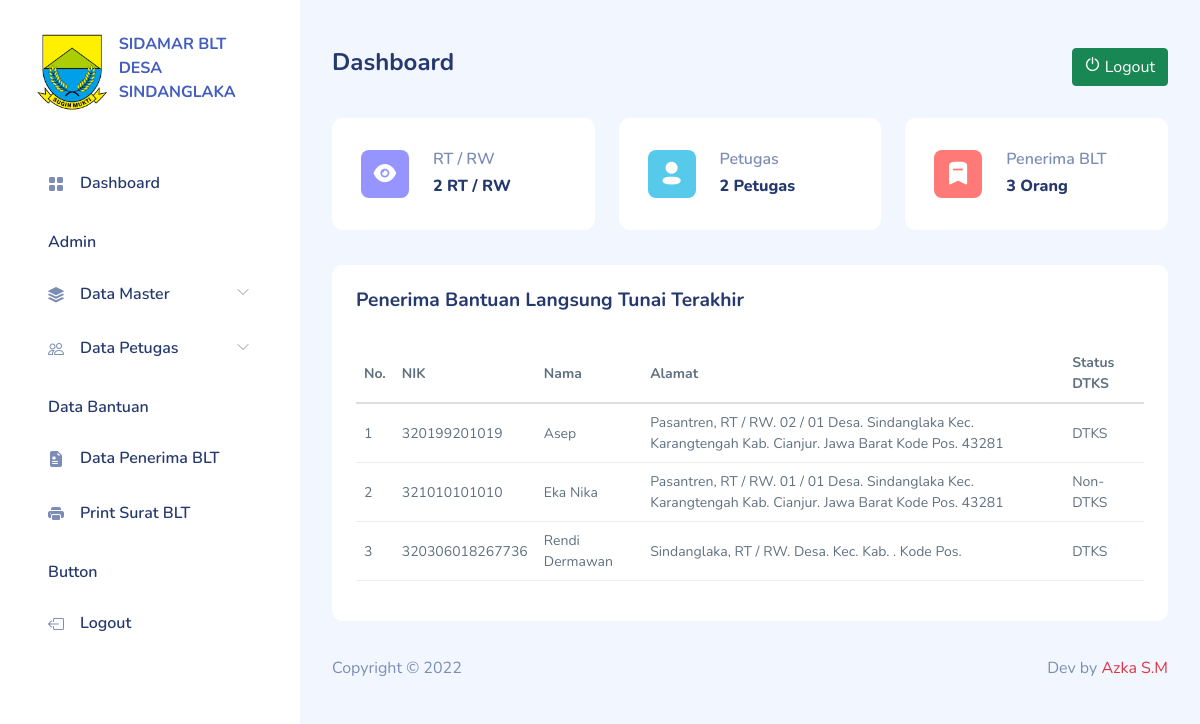
The page /dashboard.php (signed in) on the database as committed earlier.
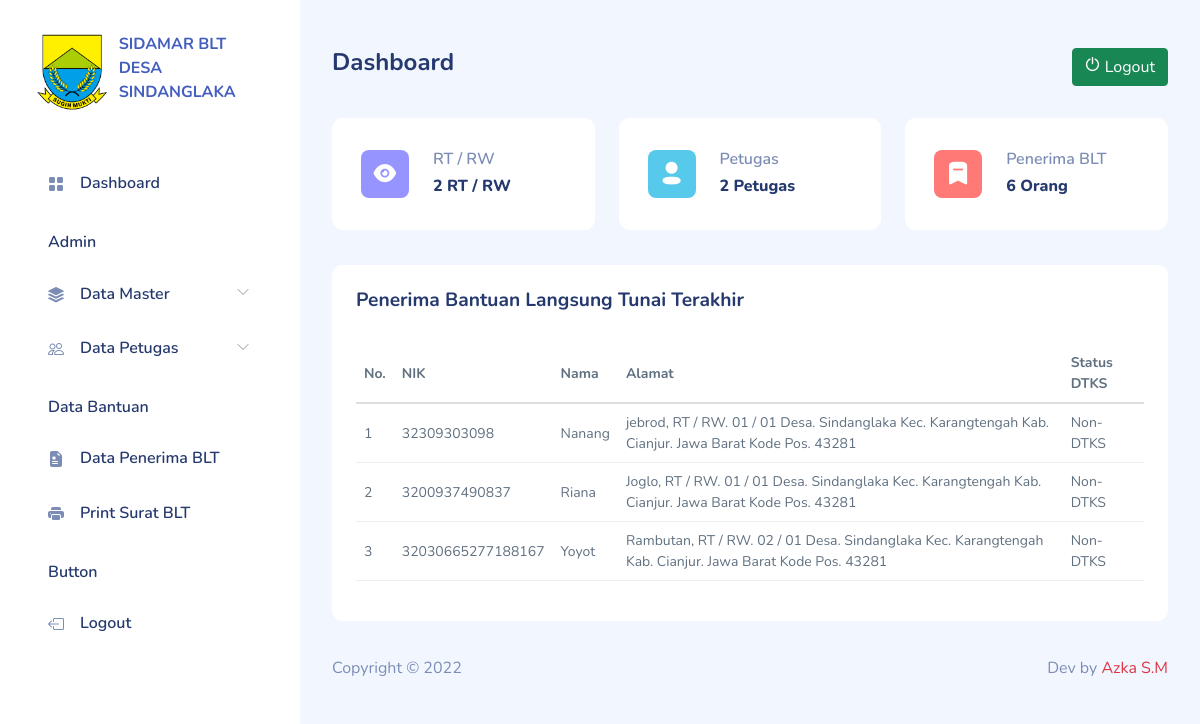
The same page on the database as committed later.
### tables this page shows
CREATE TABLE `data_blt_penerima` (
  `id_blt` int(11) NOT NULL,
  `nama_lengkap` varchar(255) NOT NULL,
  `no_kk` varchar(1000) NOT NULL,
  `no_nik` varchar(1000) NOT NULL,
  `jalan` varchar(200) NOT NULL,
  `rtrw` varchar(200) NOT NULL,
  `desa` varchar(200) NOT NULL,
  `kecamatan` varchar(200) NOT NULL,
  `kabupaten` varchar(200) NOT NULL,
  `provinsi` varchar(200) NOT NULL,
  `kode_pos` varchar(200) NOT NULL,
  `pekerjaan` varchar(255) NOT NULL,
  `nama_ibu` varchar(255) NOT NULL,
  `status_dtks` int(11) NOT NULL,
  `periode` varchar(255) NOT NULL,
  `date_created` date NOT NULL,
  `is_active` int(11) NOT NULL
);

### functions.php (called while the page is built, shortened)
<?php
$conn = mysqli_connect("localhost", "root", "", "db_sdlk_blt");
function query($query)
{
    global $conn;
    $result = mysqli_query($conn, $query);
    $rows = [];
    while ($row = mysqli_fetch_assoc($result)) {
        $rows[] = $row;
    }
    return $rows;
}

### dashboard.php (the view, shortened to what the changed rows need)
<?php
require "functions.php";
$blt = query("SELECT * FROM data_blt_penerima");
$penerima_blt = query("SELECT * FROM data_blt_penerima ORDER BY id_blt DESC LIMIT 3");
$total_blt = count($blt);
include "template_header.php";
?>
<div id="main">
    <div class="page-content">
        <section class="row">
            <div class="col-12 col-lg-12">
                <div class="row">
                    <div class="col-6 col-lg-4 col-md-6">
                        <div class="card">
                            <div class="card-body px-3 py-4-5">
                                <div class="row">
                                    <div class="col-md-8">
                                        <h6 class="text-muted font-semibold">Penerima BLT</h6>
                                        <h6 class="font-extrabold mb-0"><?= $total_blt; ?> Orang</h6>
                                    </div>
                                </div>
                            </div>
                        </div>
                    </div>
                </div>
                <div class="row">
                    <div class="col-12">
                        <div class="card">
                            <div class="card-body">
                                <table class="table small">
                                    <thead>
                                        <tr>
                                            <th>No.</th>
                                            <th>NIK</th>
                                            <th>Nama</th>
                                            <th>Alamat</th>
                                            <th>Status DTKS</th>
                                        </tr>
                                    </thead>
                                    <tbody>
                                        <?php $i = 1; ?>
                                        <?php foreach ($penerima_blt as $b) : ?>
                                            <tr>
                                                <td><?= $i; ?></td>
                                                <td><?= $b["no_nik"]; ?></td>
                                                <td><?= $b["nama_lengkap"]; ?></td>
                                                <td><?= $b["jalan"] . ", RT / RW. " . $b["rtrw"] . " Desa. " . $b["desa"] . " Kec. " . $b["kecamatan"] . " Kab. " . $b["kabupaten"] . ". " . $b["provinsi"] . " Kode Pos. " . $b["kode_pos"]; ?></td>
                                                <td>
                                                    <?php
                                                    if ($b["status_dtks"] == 1) {
                                                        echo "DTKS";
                                                    } else {
                                                        echo "Non-DTKS";
                                                    }
                                                    ?>
                                                </td>
                                            </tr>
                                            <?php $i++; ?>
                                        <?php endforeach; ?>
                                    </tbody>
                                </table>
                            </div>
                        </div>
                    </div>
                </div>
            </div>
        </section>
    </div>
    <?php include "template_footer.php"; ?>

Rows that differ between the two databases and show on the page:
no longer on this page (row edited): data_blt_penerima: no_nik "320199201019", nama_lengkap "Asep", jalan "Pasantren", rtrw "02 / 01", desa "Sindanglaka", kecamatan "Karangtengah", kabupaten "Cianjur", provinsi "Jawa Barat", kode_pos "43281", status_dtks "DTKS"
no longer on this page (row edited): data_blt_penerima: no_nik "321010101010", nama_lengkap "Eka Nika", jalan "Pasantren", rtrw "01 / 01", desa "Sindanglaka", kecamatan "Karangtengah", kabupaten "Cianjur", provinsi "Jawa Barat", kode_pos "43281", status_dtks "Non-DTKS"
no longer on this page (row edited): data_blt_penerima: no_nik "320306018267736", nama_lengkap "Rendi Dermawan", jalan "Sindanglaka", status_dtks "DTKS"
added data_blt_penerima: no_nik "32309303098", nama_lengkap "Nanang", jalan "jebrod", rtrw "01 / 01", desa "Sindanglaka", kecamatan "Karangtengah", kabupaten "Cianjur", provinsi "Jawa Barat", kode_pos "43281", status_dtks "Non-DTKS"
added data_blt_penerima: no_nik "3200937490837", nama_lengkap "Riana", jalan "Joglo", rtrw "01 / 01", desa "Sindanglaka", kecamatan "Karangtengah", kabupaten "Cianjur", provinsi "Jawa Barat", kode_pos "43281", status_dtks "Non-DTKS"
added data_blt_penerima: no_nik "32030665277188167", nama_lengkap "Yoyot", jalan "Rambutan", rtrw "02 / 01", desa "Sindanglaka", kecamatan "Karangtengah", kabupaten "Cianjur", provinsi "Jawa Barat", kode_pos "43281", status_dtks "Non-DTKS"
Other text that changed with them:
$total_blt: "3" → "6"
